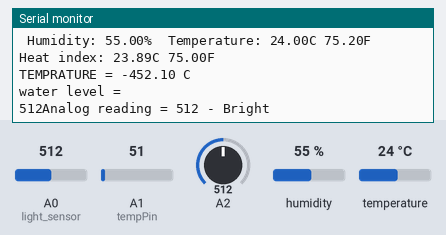
A sketch run on a simulated Arduino Uno, built with avr-gcc and run on an emulated ATmega328P. Parts: the last lines printed to the serial monitor. The inputs (shaded band) are chosen by the test bench; at power-on: A0 (light_sensor) = 512, A1 (tempPin) = 51, A2 = 512, humidity 55 %, temperature 24 °C.

Above: at 14.1 s.
14.2 s: A0 (light_sensor) set to 483
At 16.7 s:
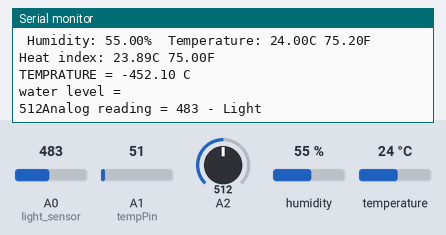
20.3 s: A0 (light_sensor) set to 218
At 22.2 s:
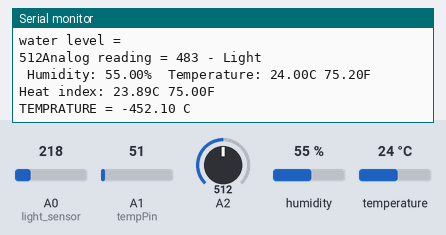
24.3 s: A0 (light_sensor) set to 189
At 26.4 s:
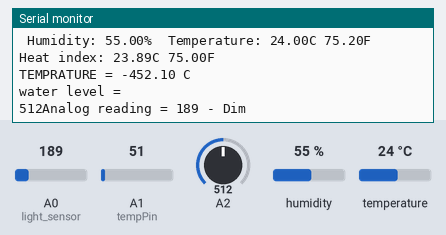

The sketch:

01.ino
```cpp
#include <IRremote.h>
#include "DHT.h"
#define DHTPIN 12
#define DHTTYPE DHT11
DHT dht(DHTPIN, DHTTYPE);
int val;
int tempPin = A1;
#define first_key 48703
const int RECV_PIN = 4;
IRrecv irrecv(RECV_PIN);
decode_results results;

void setup()
{
Serial.begin(9600);
irrecv.enableIRIn();
Serial.println(F("DHTxx test!"));
dht.begin();
}

void loop()
{
  TEmrature();
  water_sensor();
  irreceiver_sensor();
  light_sensor();
  DH_sensor();
}

void TEmrature()
{
  val = analogRead(tempPin);
  float mv = ( val/1024.0)*(5000);
  float cel = mv/10;
    float se=cel-477;
  float farh = (se*9)/5 + 32;
  Serial.print("TEMPRATURE = ");
  Serial.print(se);
  Serial.print(" C");
  Serial.println();
  delay(1000);
  }
void water_sensor(){
int sensor=analogRead(A2);
  Serial.println();
Serial.println("water level =");
Serial.print(sensor);
}

void light_sensor(){
  int analogValue = analogRead(A0);
  Serial.print("Analog reading = ");
  Serial.print(analogValue);
  if (analogValue < 10) {
    Serial.println(" - Dark");
  } else if (analogValue < 200) {
    Serial.println(" - Dim");
  } else if (analogValue < 500) {
    Serial.println(" - Light");
  } else if (analogValue < 800) {
    Serial.println(" - Bright");
  } else {
    Serial.println(" - Very bright");
  }
  delay(500);
}

void irreceiver_sensor(){
if (irrecv. decode(&results)){
Serial.println (results.value, HEX); //display EX results
irrecv.resume(); //next value
}
}

void DH_sensor(){
delay(2000);
  float h = dht.readHumidity();
  float t = dht.readTemperature();
  float f = dht.readTemperature(true);
  if (isnan(h) || isnan(t) || isnan(f)) {
    Serial.println(F("Failed to read from DHT sensor!"));
    return;
  }

  float hif = dht.computeHeatIndex(f, h);
  float hic = dht.computeHeatIndex(t, h, false);
  Serial.print(F(" Humidity: "));
  Serial.print(h);
  Serial.print(F("%  Temperature: "));
  Serial.print(t);
  Serial.print(F("C "));
  Serial.print(f);
  Serial.print(F("F  Heat index: "));
  Serial.print(hic);
  Serial.print(F("C "));
  Serial.print(hif);
  Serial.println(F("F"));
}
```

Measured:
- the behaviour switches between 500 and 499 on A0 (light_sensor) (found by bisection; images 0 and 1)
- the behaviour switches between 200 and 199 on A0 (light_sensor) (found by bisection; images 2 and 3)
- after the input at 14.2 s, the serial monitor: prints a new line after 1.1 s (image 1)
- after the input at 24.3 s, the serial monitor: prints a new line after 1.6 s (image 3)
